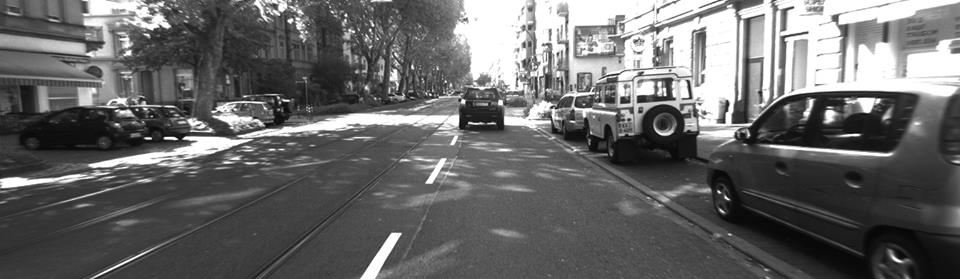
//> input picture Disparity/left1.jpg, 960 x 279 px
$ ./main   (built with g++ and OpenCV 4)
//> lines starting //> are read from the running program, lines starting //| are printed output that depends on the picture
#include <stdio.h>
#include <iostream>
#include "opencv2\highgui\highgui.hpp"
#include "opencv2\imgproc\imgproc.hpp"
#include "opencv2\contrib\contrib.hpp"
#include "Intrin.h"
#include <omp.h>
#include "Timer.h"

#include <Windows.h>

using namespace cv;
using namespace std;

int _segmentSize = 25;

// [47 lines left out: functions NccCoreCalculation, GetUniqueAndValidDisparities, not called in this run]

int _countIterations = 0;
double _totalTime = 0.0;

// [344 lines left out: functions GetDisparity, NCCSR, PrepareMapForDisplay, NCC, ProcessFolder, GetAverageImageProcessingTime and 1 more, not called in this run]

vector<Mat> SegmentImage(Mat image, int segmentHeight, int winSize)
{
    vector<Mat> segments;
    Rect segment;

    int rows = image.rows;
    int numSegments = rows / segmentHeight;

    for (int i = 0; i < numSegments; i++)
    {
        if (i == 0)
        {
            segment = Rect(0, i*segmentHeight, image.cols, segmentHeight + winSize);
        }
        else if (i == numSegments - 1)
        {
            segment = Rect(0, i* segmentHeight - winSize, image.cols, segmentHeight);
        }
        else {
            segment = Rect(0, i*segmentHeight - (2 * winSize), image.cols, segmentHeight + (winSize * 2));
        }

        segments.push_back(image(segment));
    }
    return segments;
}


int main()
{
    int iterations = 1;

    Mat left = imread("left1.jpg", CV_LOAD_IMAGE_GRAYSCALE);
//> left is the input picture: 279 rows x 960 cols, CV_8UC1; min 0, max 255, mean 104.1
    Mat right = imread("right1.jpg", CV_LOAD_IMAGE_GRAYSCALE);
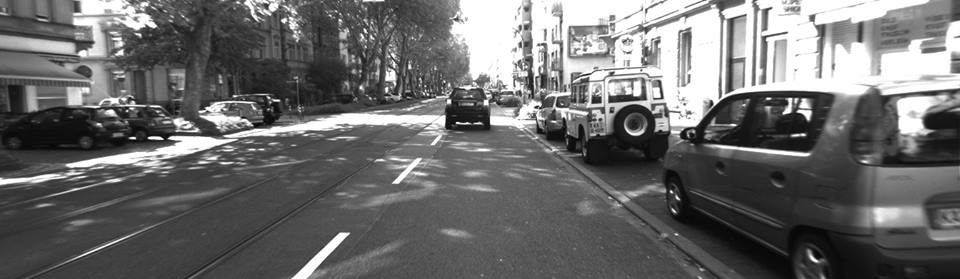
//> input picture Disparity/right1.jpg, 960 x 279 px
//> right is the input picture: 279 rows x 960 cols, CV_8UC1; min 0, max 255, mean 107.9

    vector<Mat> leftSegments = SegmentImage(left, _segmentSize, 11);
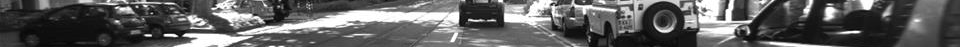
//> leftSegments[5]: 47 rows x 960 cols, CV_8UC1; min 3, max 255, mean 94.1
    vector<Mat> rightSegments = SegmentImage(right, _segmentSize, 11);
//> the loop in SegmentImage (call 2), `for (int i = 0; i < numSegments; i++)` made 11 passes
//> segment on passes 1 to 11: Rect(0, 0, 960, 36), Rect(0, 3, 960, 47), Rect(0, 28, 960, 47), Rect(0, 53, 960, 47), Rect(0, 78, 960, 47), Rect(0, 103, 960, 47), Rect(0, 128, 960, 47), Rect(0, 153, 960, 47), Rect(0, 178, 960, 47), Rect(0, 203, 960, 47), Rect(0, 239, 960, 25)
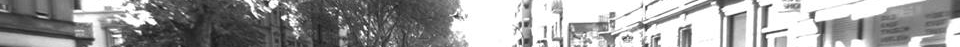
//> rightSegments[1]: 47 rows x 960 cols, CV_8UC1; min 26, max 255, mean 156.7
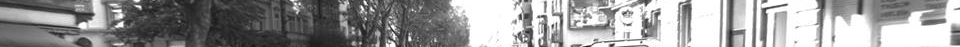
//> rightSegments[2]: 47 rows x 960 cols, CV_8UC1; min 13, max 255, mean 151.2
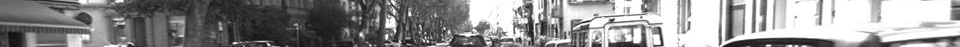
//> rightSegments[3]: 47 rows x 960 cols, CV_8UC1; min 10, max 255, mean 143.7
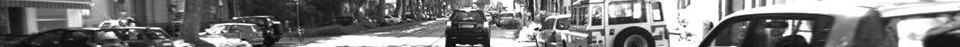
//> rightSegments[4]: 47 rows x 960 cols, CV_8UC1; min 0, max 255, mean 122.3
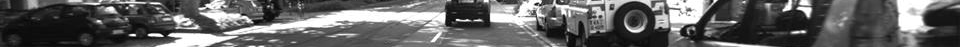
//> rightSegments[5]: 47 rows x 960 cols, CV_8UC1; min 0, max 255, mean 97.4

    int disparitiesToSearch[100];
    int dispMax = 100;

    for (int d = 0; d < dispMax; d++)
        disparitiesToSearch[d] = d;

    Mat disp;

//> (the run ends here: the program needs code that is not available in this run, at `Timer timer = Timer("Disparity Calculation");`)
